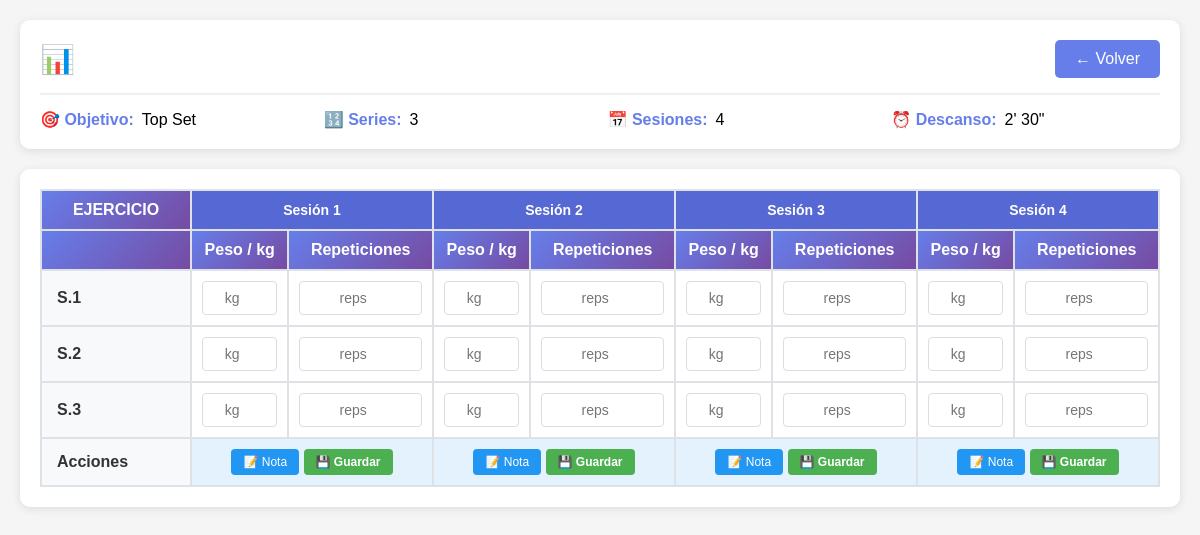
Page /registrar_sesion.php?ejercicio_id=2 (signed in) on the committed database.
### tables this page shows
CREATE TABLE `ejercicios` (
  `id` int(11) NOT NULL,
  `dia_rutina_id` int(11) NOT NULL,
  `usuario_id` int(11) NOT NULL,
  `orden` int(11) NOT NULL COMMENT 'Orden del ejercicio en el día (1, 2, 3...)',
  `nombre_ejercicio` varchar(100) NOT NULL,
  `imagen_url` varchar(255) DEFAULT NULL,
  `video_url` varchar(255) DEFAULT NULL,
  `objetivo_serie` varchar(100) DEFAULT NULL,
  `num_series` int(11) DEFAULT 3,
  `num_sesiones` int(11) DEFAULT 4,
  `descanso_minutos` int(11) DEFAULT 2,
  `descanso_segundos` int(11) DEFAULT 0,
  `rir_rpe` varchar(20) DEFAULT NULL COMMENT 'RIR o RPE por defecto',
  `fecha_creacion` timestamp NOT NULL DEFAULT current_timestamp()
);

### registrar_sesion.php (the view, shortened to what this page needs)
<?php
$ejercicio_id = isset($_GET['ejercicio_id']) ? intval($_GET['ejercicio_id']) : 0;
$conn = getConnection();
$stmt = $conn->prepare("SELECT * FROM ejercicios WHERE id = ? AND usuario_id = ?");
$stmt->bind_param("ii", $ejercicio_id, $_SESSION['usuario_id']);
$stmt->execute();
$ejercicio = $stmt->get_result()->fetch_assoc();
$datos = [];
?>
<!DOCTYPE html>
<html lang="es">
<head>
</head>
<body>
    <div class="header">
        <div class="header-top">
            <h1>📊 <?php echo htmlspecialchars($ejercicio['nombre_rutina']); ?></h1>
            <a href="index.php" class="btn-volver">← Volver</a>
        </div>
        <div class="rutina-info">
            <?php if ($ejercicio['objetivo_serie']): ?>
            <div class="info-item">
                <span class="info-label">🎯 Objetivo:</span>
                <span><?php echo htmlspecialchars($ejercicio['objetivo_serie']); ?></span>
            </div>
            <?php endif; ?>
            <div class="info-item">
                <span class="info-label">🔢 Series:</span>
                <span><?php echo $ejercicio['num_series']; ?></span>
            </div>
            <div class="info-item">
                <span class="info-label">📅 Sesiones:</span>
                <span><?php echo $ejercicio['num_sesiones']; ?></span>
            </div>
            <div class="info-item">
                <span class="info-label">⏰ Descanso:</span>
                <span><?php echo $ejercicio['descanso_minutos']; ?>' <?php echo $ejercicio['descanso_segundos']; ?>"</span>
            </div>
        </div>
    </div>
    <div class="tabla-container">
        <div class="tabla-scroll">
            <table>
                <thead>
                    <tr>
                        <th style="min-width: 150px;">EJERCICIO</th>
                        <?php for ($s = 1; $s <= $ejercicio['num_sesiones']; $s++): ?>
                            <th colspan="2" class="header-sesion">Sesión <?php echo $s; ?></th>
                        <?php endfor; ?>
                    </tr>
                    <tr>
                        <th></th>
                        <?php for ($s = 1; $s <= $ejercicio['num_sesiones']; $s++): ?>
                            <th>Peso / kg</th>
                            <th>Repeticiones</th>
                        <?php endfor; ?>
                    </tr>
                </thead>
                <tbody>
                    <?php for ($serie = 1; $serie <= $ejercicio['num_series']; $serie++): ?>
                    <tr>
                        <td class="row-label">S.<?php echo $serie; ?></td>
                        <?php for ($sesion = 1; $sesion <= $ejercicio['num_sesiones']; $sesion++): ?>
                            <?php
                            $peso = isset($datos[$sesion][$serie]['peso']) ? $datos[$sesion][$serie]['peso'] : '';
                            $reps = isset($datos[$sesion][$serie]['repeticiones']) ? $datos[$sesion][$serie]['repeticiones'] : '';
                            ?>
                            <td class="input-cell">
                                <input type="number"
                                       step="0.5"
                                       class="peso-input"
                                       data-sesion="<?php echo $sesion; ?>"
                                       data-serie="<?php echo $serie; ?>"
                                       value="<?php echo $peso; ?>"
                                       placeholder="kg">
                            </td>
                            <td class="input-cell">
                                <input type="number"
                                       class="reps-input"
                                       data-sesion="<?php echo $sesion; ?>"
                                       data-serie="<?php echo $serie; ?>"
                                       value="<?php echo $reps; ?>"
                                       placeholder="reps">
                            </td>
                        <?php endfor; ?>
                    </tr>
                    <?php endfor; ?>
                    <tr>
                        <td class="row-label">Acciones</td>
                        <?php for ($sesion = 1; $sesion <= $ejercicio['num_sesiones']; $sesion++): ?>
                            <td colspan="2" class="nota-cell">
                                <button class="btn-nota" onclick="abrirNota(<?php echo $sesion; ?>)">📝 Nota</button>
                                <button class="btn-guardar-sesion" onclick="guardarSesion(<?php echo $sesion; ?>)">💾 Guardar</button>
                            </td>
                        <?php endfor; ?>
                    </tr>
                </tbody>
            </table>
        </div>
    </div>
</body>
</html>

### registrar_sesion.php (style rules this page uses)
* { margin: 0; padding: 0; box-sizing: border-box; }
body { font-family: Arial, sans-serif; background: #f5f5f5; padding: 20px; }
.header { background: white; padding: 20px; border-radius: 10px; box-shadow: 0 2px 10px rgba(0,0,0,0.1); margin-bottom: 20px; }
.header-top { display: flex; justify-content: space-between; align-items: center; margin-bottom: 15px; }
h1 { color: #333; font-size: 28px; }
.btn-volver { background: #667eea; color: white; padding: 10px 20px; border-radius: 5px; text-decoration: none; transition: background 0.3s; }
.rutina-info { display: grid; grid-template-columns: repeat(auto-fit, minmax(200px, 1fr)); gap: 15px; margin-top: 15px; padding-top: 15px; border-top: 2px solid #f0f0f0; }
.info-item { display: flex; align-items: center; gap: 8px; }
.info-label { font-weight: bold; color: #667eea; }
.tabla-container { background: white; padding: 20px; border-radius: 10px; box-shadow: 0 2px 10px rgba(0,0,0,0.1); overflow-x: auto; }
.tabla-scroll { overflow-x: auto; max-width: 100%; }
table { border-collapse: collapse; width: 100%; min-width: 800px; }
th, td { border: 2px solid #dee2e6; padding: 10px; text-align: center; }
th { background: linear-gradient(135deg, #667eea 0%, #764ba2 100%); color: white; font-weight: bold; position: sticky; top: 0; z-index: 10; }
.header-sesion { background: #5568d3; font-size: 14px; }
.row-label { background: #f8f9fa; font-weight: bold; text-align: left; padding-left: 15px; color: #333; position: sticky; left: 0; z-index: 5; }
.input-cell input { width: 100%; padding: 8px; border: 1px solid #ddd; border-radius: 4px; text-align: center; font-size: 14px; }
.nota-cell { background: #e3f2fd; }
.btn-nota { background: #2196f3; color: white; border: none; padding: 6px 12px; border-radius: 4px; cursor: pointer; font-size: 12px; transition: background 0.3s; }
.btn-guardar-sesion { background: #4caf50; color: white; border: none; padding: 6px 12px; border-radius: 4px; cursor: pointer; font-size: 12px; font-weight: bold; transition: background 0.3s; }

### rows in the picture
ejercicios: objetivo_serie "Top Set", num_series "3", num_sesiones "4", descanso_minutos "2", descanso_segundos "30"
